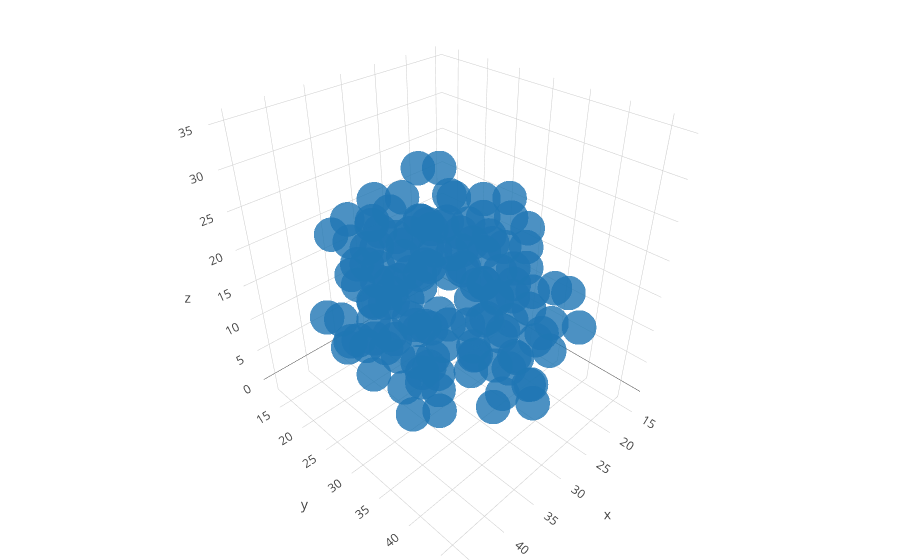

This figure's notebook cell:
### Code cell
trace1 = go.Scatter3d(
    x=x_coord,
    y=y_coord,
    z=z_coord,
    mode='markers',
    marker=dict(
        size=12,
        color=z,                # set color to an array/list of desired values
        colorscale='Viridis',   # choose a colorscale
        opacity=0.8
    )
)

data = [trace1]
layout = go.Layout(
    margin=dict(
        l=0,
        r=0,
        b=0,
        t=0
    )
)
fig = go.Figure(data=data, layout=layout)
iplot(fig)

### Figure 1 — Plotly figure (JSON) as saved in the notebook; plotly's stock layout.template omitted (floating-point values rounded to 4 significant figures; data arrays with more than 128 entries replaced by an {"elided": "..."} marker saying what was removed)
{"data": [{"marker": {"color": 23.17, "colorscale": "Viridis", "opacity": 0.8, "size": 12}, "mode": "markers", "type": "scatter3d", "x": {"elided": "134 float values"}, "y": {"elided": "134 float values"}, "z": {"elided": "134 float values"}}], "layout": {"margin": {"b": 0, "l": 0, "r": 0, "t": 0}}}
